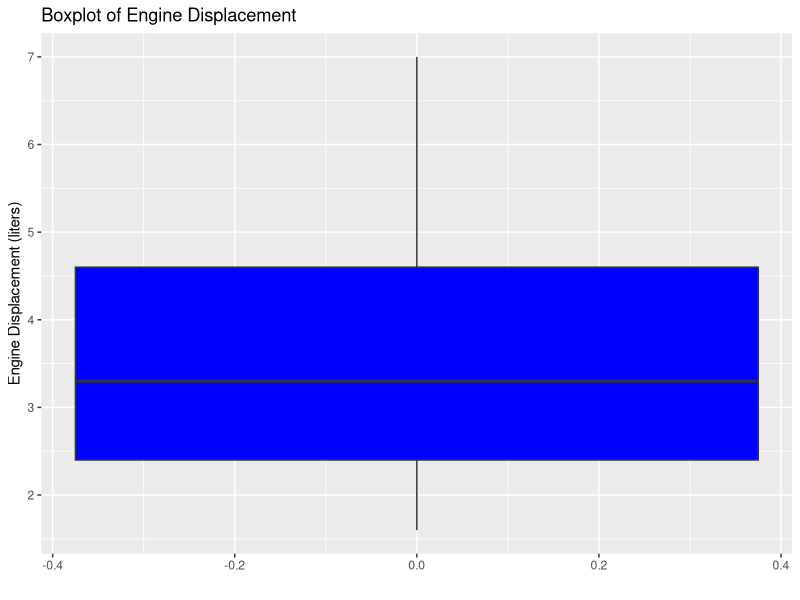
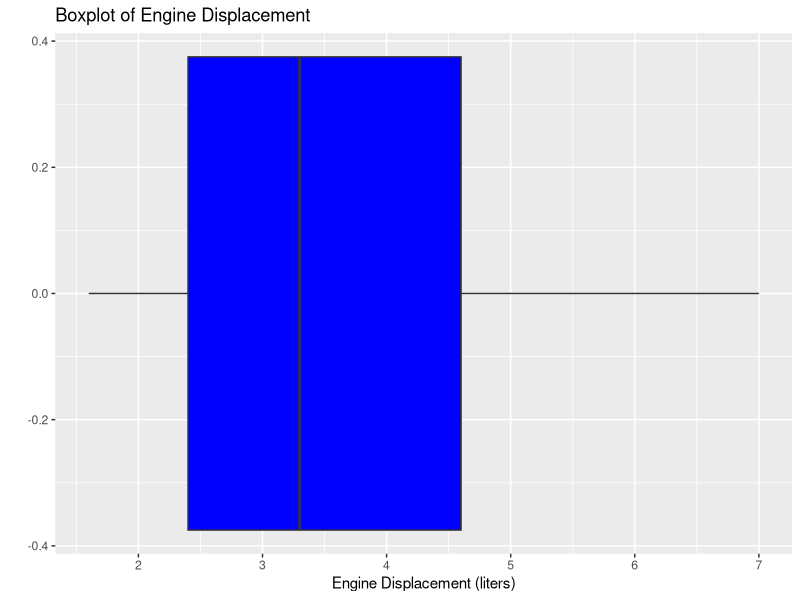

Reproduce these figures in R, in order.
# Y Fan  Yuan Fan
# The data source is the mpg data table
library(tidyverse)
head(mpg)
summary(mpg$displ)

ggplot(mpg, aes(y = displ)) +
  geom_boxplot(fill = "blue") +
  labs(title = "Boxplot of Engine Displacement",
       y = "Engine Displacement (liters)",
       x = "") 

ggplot(mpg, aes(x = displ)) +
  geom_boxplot(fill = "blue") +
  labs(title = "Boxplot of Engine Displacement",
       x = "Engine Displacement (liters)",
       y = "") 
